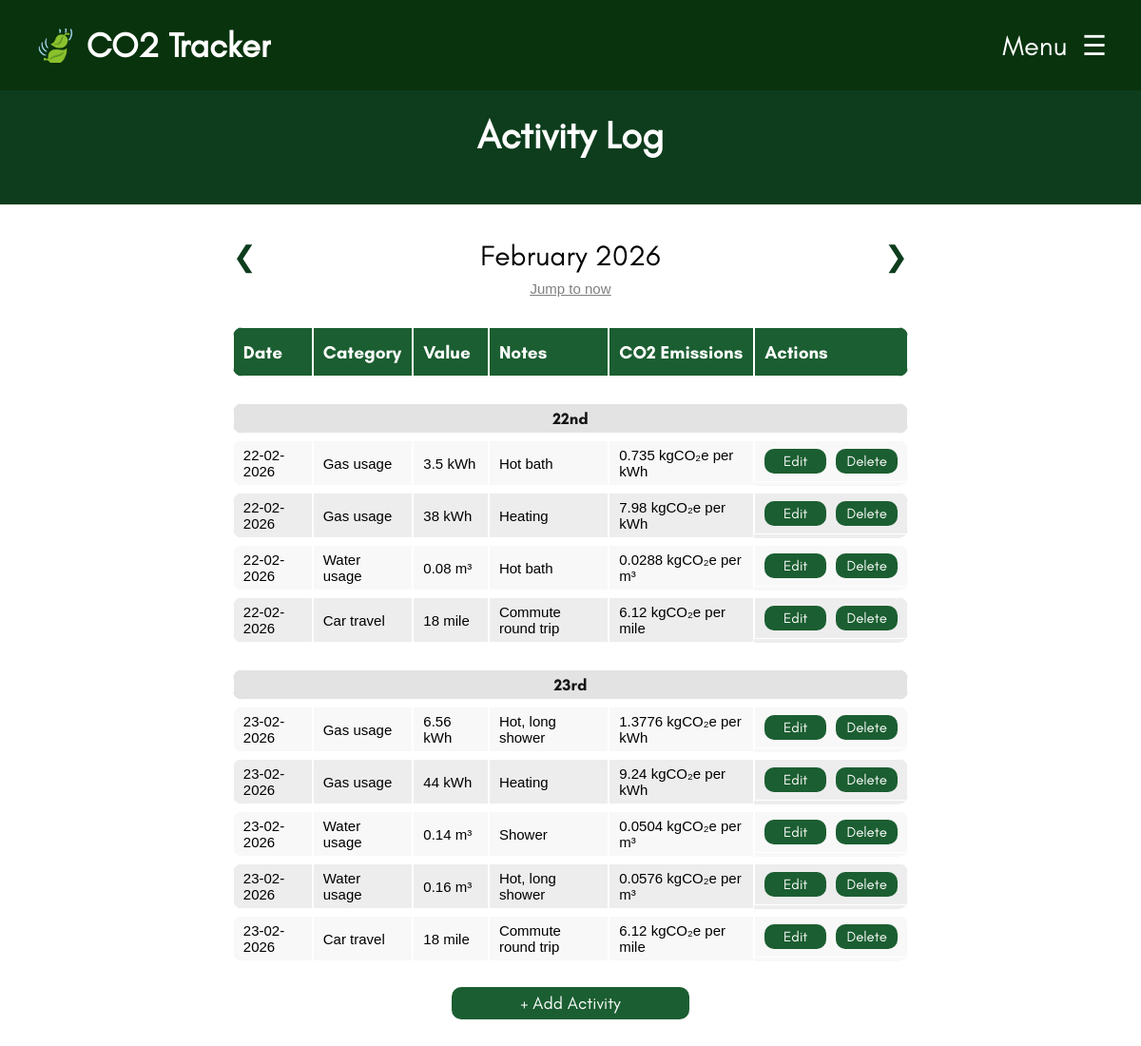
/activity-log.php?date=02-26 (signed in), run on the app's committed database.
### tables this page shows
CREATE TABLE Activity_Log
(
	Log_ID INTEGER PRIMARY KEY AUTOINCREMENT,
	User_ID INTEGER NOT NULL,
	Category_ID INTEGER NOT NULL,
	Value INTEGER NOT NULL,
	Activity_Date DATETIME NOT NULL,
	Notes TEXT,
	Calculated_Emissions REAL NOT NULL
);

CREATE TABLE Emission_Category
(
	Category_ID TEXT PRIMARY KEY,
	Name TEXT NOT NULL,
	Description TEXT NOT NULL,
	Unit TEXT NOT NULL,
	Average REAL NOT NULL,
	Emission_Factor REAL NOT NULL,
	Emission_Unit TEXT NOT NULL
);

### components/functions.php (the view, shortened to what this page needs)
<?php
function dbConnect()
{
  $db = new SQLite3(__DIR__ . "/data.db");
  $db->enableExceptions(true);
  return $db;
}
function DisplayActivityLog()
{
  $current_month_datetime = new DateTime('first day of this month 00:00:00');
  $current_m_y = $current_month_datetime->format('m-y');
  $selected_month_param = isset($_GET['date']) ? $_GET['date'] : $current_m_y;
  $selected_month_datetime = DateTime::createFromFormat('m-y', $selected_month_param);
  $selected_month_datetime->modify('first day of this month 00:00:00');
  $prev_month = (clone $selected_month_datetime)->modify('-1 month')->format('m-y');
  $next_month = (clone $selected_month_datetime)->modify('+1 month')->format('m-y');
  echo "<div class='activity-month-select-container'>";
  echo "<a href='?date=$prev_month' class='month-select-arrow'>❮</a>";
  echo "<p class='activity-month-header'>" . $selected_month_datetime->format('F Y') . "</p>";
  if ($selected_month_datetime < $current_month_datetime) {
    echo "<a href='?date=$next_month' class='month-select-arrow'>❯</a>";
  } else {
    echo "<p> </p>";
  }
  echo "</div>";
  if ($selected_month_datetime < $current_month_datetime) {
    echo "<div class='month-select-today'><a href='?date=" . $current_m_y . "'>Jump to now</a></div>";
  }
  DisplayThisMonthsActivities($selected_month_datetime);
}
function DisplayThisMonthsActivities($selected_month_datetime)
{
    $db = dbConnect();
    $month = $selected_month_datetime->format('m-Y');
    $stmt = $db->prepare("
            SELECT AL.*, U.Username, C.Name, C.Unit, C.Emission_Unit
            FROM Activity_Log AL
            INNER JOIN User U ON AL.User_ID = U.User_ID
            INNER JOIN Emission_Category C ON AL.Category_ID = C.Category_ID
            WHERE U.User_ID = :user_id
            AND substr(Activity_Date, 4, 7) = :selected_month
            ORDER BY AL.Activity_Date ASC
        ");
    $stmt->bindValue(':user_id', $_SESSION['user_id'], SQLITE3_INTEGER);
    $stmt->bindValue(':selected_month', $month, SQLITE3_TEXT);
    $results = $stmt->execute();
    if ($results) {
    $lastDate = "";
    echo "
            <table class='activities-table'>
            <tr>
                <th>Date</th>
                <th>Category</th>
                <th>Value</th>
                <th>Notes</th>
                <th>CO2 Emissions</th>
                <th>Actions</th>
            </tr>";
    while ($row = $results->fetchArray(SQLITE3_ASSOC)) {
        $currentDate = $row['Activity_Date'];
        $dateTime = DateTime::createFromFormat('d-m-Y', $currentDate);
        $dateFormatted = $dateTime->format('jS');
        if ($currentDate !== $lastDate) {
        echo "
                    <tr></tr>
                    <tr></tr>
                    <tr></tr>
                    <tr class='date-break'>
                        <td colspan='6'><p>" . $dateFormatted . "</p></td>
                    </tr>";
        $lastDate = $currentDate;
        }
        $logId = $row['Log_ID'];
        $escapedNotes = htmlspecialchars($row['Notes'], ENT_QUOTES);
        $escapedValue = htmlspecialchars($row['Value'], ENT_QUOTES);
        $dateForEditInput = $dateTime->format('Y-m-d');
        echo "
                <tr id='row-{$logId}'>
                    <td>{$row['Activity_Date']}</td>
                    <td>{$row['Name']}</td>
                    <td>{$row['Value']} {$row['Unit']}</td>
                    <td>{$row['Notes']}</td>
                    <td>{$row['Calculated_Emissions']} {$row['Emission_Unit']}</td>
                    <td class='action-buttons'>
                        <button onclick='openEditModal({$logId}, \"{$dateForEditInput}\", \"{$escapedValue}\", \"{$escapedNotes}\")' class='edit-delete-button'>Edit</button>
                        <button onclick='confirmDelete({$logId})' class='edit-delete-button'>Delete</button>
                    </td>
                </tr>";
    }
    echo "</table>";
    echo "<div class='add-activity-btn-container'><button onclick='openAddModal()' class='add-activity-btn'>+ Add Activity</button></div>";
    }
    else {
        echo "No activities found or query failed.";
    }
}
?>

### css/style.css (style rules this page uses)
:root { --lighter-theme-colour: #1b5e31; --main-theme-colour: #0d3d1d; --darker-theme-colour: #08330d; --error-colour: #ff1313; }
body { font-size: 18px; font-family: Arial, Helvetica, sans-serif; }
.activity-month-select-container { display: flex; justify-content: space-between; align-items: center; margin-bottom: 20px; }
.activity-month-header { font-family: Glacial Indifference; font-size: 30px; text-align: center; }
.month-select-arrow { font-size: 30px; color: var(--main-theme-colour); cursor: pointer; text-decoration: none; }
.month-select-today, .month-select-today a { text-align: center; text-decoration: underline; font-size: 15px; color: #808080; margin-top: -42px; margin-bottom: 25px; }
.activities-table { font-family: arial, sans-serif; font-size: 15px; width: 100%; border-collapse: separate; border-spacing: 0px 7px; border-radius: 10px; margin-bottom: 50px; }
table td, th { border: 1px solid white; text-align: left; padding: 6px 10px; height: 2em; }
th { font-family: 'Glacial Indifference Bold'; background-color: var(--lighter-theme-colour); color: white; font-size: 19px; }
.date-break td { height: 0.5rem !important; padding: 0px !important; background-color: #e3e3e3 !important; text-align: center !important; }
.date-break td p { margin: 5px !important; font-size: 17px; font-family: 'Glacial Indifference Bold'; opacity: 0.9; }
table tr:nth-child(even) { background-color: #f8f8f8; }
table tr { clip-path: xywh(0 0 100% 100% round 0.7em); background-color: #ededed; }
.edit-delete-button { border-radius: 10px; padding: 4px 10px; color: white; width: 65px; font-family: 'Glacial Indifference'; font-size: 15px; background-color: var(--lighter-theme-colour); border: none; cursor: pointer; }
.action-buttons { display: flex; justify-content: center; align-items: center; gap: 10px; }
.add-activity-btn { border-radius: 10px; padding: 6px 10px; color: white; font-size: 18px; font-family: 'Glacial Indifference'; background-color: var(--lighter-theme-colour); border: none; cursor: pointer; margin: 0 auto; width: 250px; }
.add-activity-btn-container { text-align: center; margin-top: -30px; margin-bottom: 80px; }

### data on the page
activity_log: Activity_Date "22nd", Activity_Date "22-02-2026", Category_ID.Name "Gas usage", Value "3.5", Category_ID.Unit "kWh", Notes "Hot bath", Calculated_Emissions "0.735", Category_ID.Emission_Unit "kgCO₂e per kWh"
activity_log: Activity_Date "22-02-2026", Category_ID.Name "Gas usage", Value "38", Category_ID.Unit "kWh", Notes "Heating", Calculated_Emissions "7.98", Category_ID.Emission_Unit "kgCO₂e per kWh"
activity_log: Activity_Date "22-02-2026", Category_ID.Name "Water usage", Value "0.08", Category_ID.Unit "m³", Notes "Hot bath", Calculated_Emissions "0.0288", Category_ID.Emission_Unit "kgCO₂e per m³"
activity_log: Activity_Date "22-02-2026", Category_ID.Name "Car travel", Value "18", Category_ID.Unit "mile", Notes "Commute round trip", Calculated_Emissions "6.12", Category_ID.Emission_Unit "kgCO₂e per mile"
activity_log: Activity_Date "23rd", Activity_Date "23-02-2026", Category_ID.Name "Gas usage", Value "6.56", Category_ID.Unit "kWh", Notes "Hot, long shower", Calculated_Emissions "1.3776", Category_ID.Emission_Unit "kgCO₂e per kWh"
activity_log: Activity_Date "23-02-2026", Category_ID.Name "Gas usage", Value "44", Category_ID.Unit "kWh", Notes "Heating", Calculated_Emissions "9.24", Category_ID.Emission_Unit "kgCO₂e per kWh"
activity_log: Activity_Date "23-02-2026", Category_ID.Name "Water usage", Value "0.14", Category_ID.Unit "m³", Notes "Shower", Calculated_Emissions "0.0504", Category_ID.Emission_Unit "kgCO₂e per m³"
activity_log: Activity_Date "23-02-2026", Category_ID.Name "Water usage", Value "0.16", Category_ID.Unit "m³", Notes "Hot, long shower", Calculated_Emissions "0.0576", Category_ID.Emission_Unit "kgCO₂e per m³"
activity_log: Activity_Date "23-02-2026", Category_ID.Name "Car travel", Value "18", Category_ID.Unit "mile", Notes "Commute round trip", Calculated_Emissions "6.12", Category_ID.Emission_Unit "kgCO₂e per mile"

### other printed values
$selected_month_datetime->format('F Y') "February 2026"
